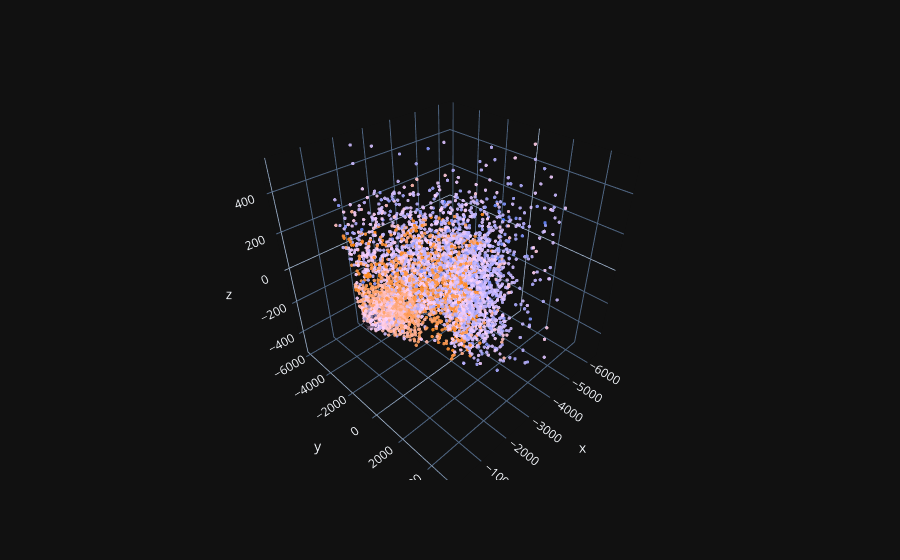

Write notebook code for a chart like this one.
### Code cell
%pip install plotly
%pip install nbformat
import pandas as pd
import plotly.express as px
import numpy as np

# 1. Load the CSV (Make sure the path points to your new folder!)
df = pd.read_csv('/users/PCON0003/ulricclaar/desi-openspace-visualization/openspace_assets/desi_catalog_final.csv')

# 2. CRITICAL: Sample the data
df_sample = df.sample(n=5000)

# --- NEW COLOR FORMATTING BLOCK ---
# Plotly needs colors formatted as literal strings: 'rgb(R,G,B)' on a 0-255 scale.
# We multiply your 0.0-1.0 columns by 255, convert them to integers, and then to strings
r_str = (df_sample['color_r'] * 255).astype(int).astype(str)
g_str = (df_sample['color_g'] * 255).astype(int).astype(str)
b_str = (df_sample['color_b'] * 255).astype(int).astype(str)

# Stitch them together into the format Plotly expects
plotly_colors = 'rgb(' + r_str + ',' + g_str + ',' + b_str + ')'
# ----------------------------------

# 3. Create the 3D interactive plot
print("Rendering universe...")

# Notice we removed the color='object_type' argument here so Plotly doesn't override us
fig = px.scatter_3d(
    df_sample,
    x='x', y='y', z='z',
    opacity=0.9 # Upped the opacity slightly so the custom colors pop more
)

# Apply our literal custom colors and size directly to the markers
fig.update_traces(marker=dict(size=2, color=plotly_colors))

# Remove the white background to make it look more like space
fig.update_layout(template="plotly_dark")

fig.show()

### Figure 1 — Plotly figure (JSON) as saved in the notebook; plotly's stock layout.template omitted (floating-point values rounded to 4 significant figures; data arrays with more than 128 entries replaced by an {"elided": "..."} marker saying what was removed)
{"data": [{"hovertemplate": "x=%{x}<br>y=%{y}<br>z=%{z}<extra></extra>", "legendgroup": "", "marker": {"color": {"elided": "5000 str values"}, "opacity": 0.9, "size": 2, "symbol": "circle"}, "mode": "markers", "name": "", "scene": "scene", "showlegend": false, "type": "scatter3d", "x": {"elided": "5000 float values"}, "y": {"elided": "5000 float values"}, "z": {"elided": "5000 float values"}}], "layout": {"legend": {"tracegroupgap": 0}, "margin": {"t": 60}, "scene": {"domain": {"x": [0, 1], "y": [0, 1]}, "xaxis": {"title": {"text": "x"}}, "yaxis": {"title": {"text": "y"}}, "zaxis": {"title": {"text": "z"}}}}}
